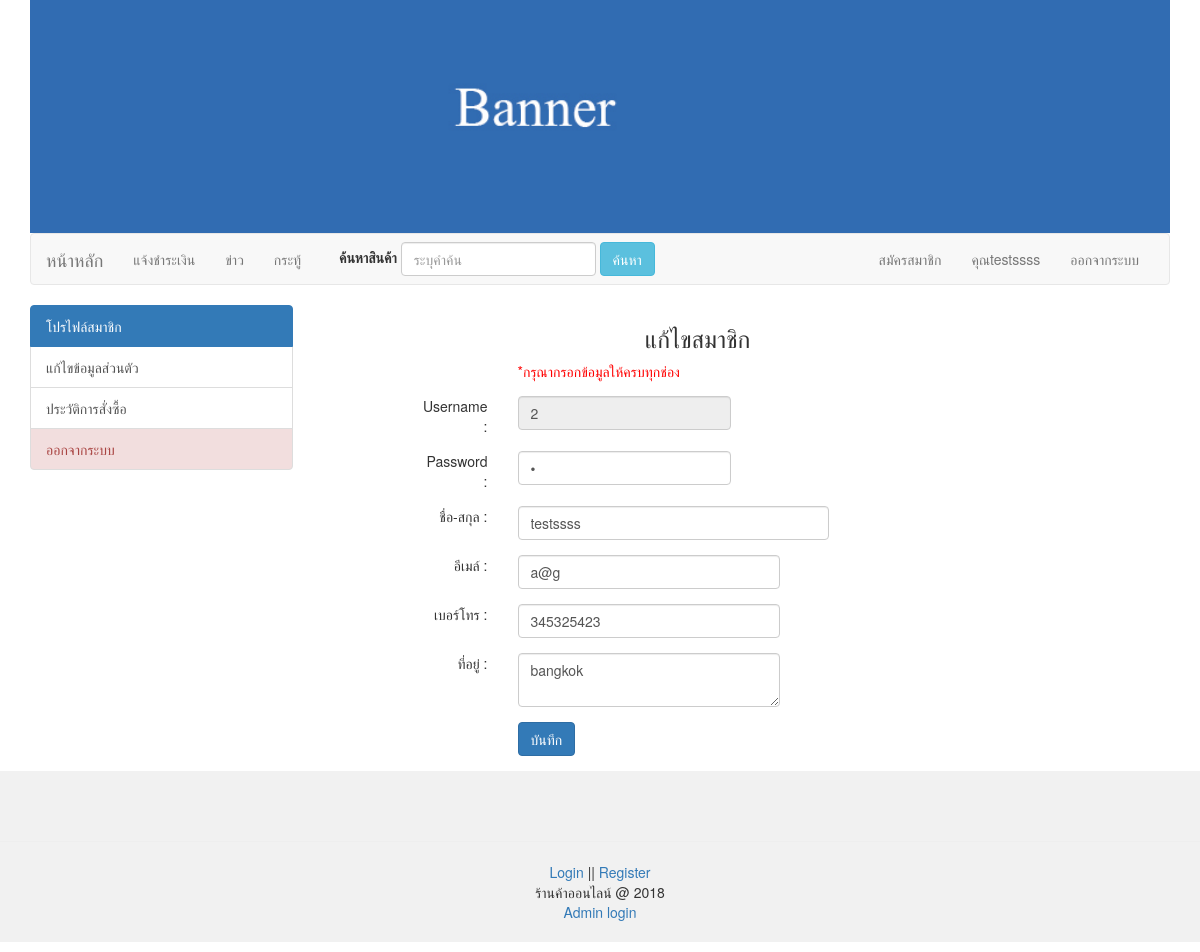
The page /profile.php?do=edit-profile (signed in) on the database its author committed.
### tables this page shows
CREATE TABLE `tbl_member` (
  `mem_id` int(8) NOT NULL auto_increment,
  `mem_name` varchar(50) NOT NULL,
  `mem_address` varchar(255) NOT NULL,
  `mem_tel` varchar(10) NOT NULL,
  `mem_username` varchar(20) NOT NULL,
  `mem_password` varchar(20) NOT NULL,
  `mem_email` varchar(20) NOT NULL,
  `dateinsert` timestamp NOT NULL default CURRENT_TIMESTAMP,
  PRIMARY KEY  (`mem_id`)
);

### edit_profile.php (the view, shortened to what this page needs)
<?php
$colname_editm = "-1";
if (isset($_SESSION['MM_Username'])) {
  $colname_editm = $_SESSION['MM_Username'];
}
$query_editm = sprintf("SELECT * FROM tbl_member WHERE mem_username = %s", GetSQLValueString($colname_editm, "text"));
$editm = mysql_query($query_editm, $condb) or die(mysql_error());
$row_editm = mysql_fetch_assoc($editm);
?>
        <h3 align="center">  แก้ไขสมาชิก  <?php include('backend/edit-ok.php');?> </h3>
			<form  name="register" action="edit_profile_db.php" method="POST" id="register" class="form-horizontal">
       <div class="form-group">
       <div class="col-sm-2">  </div>
       <div class="col-sm-5" align="left">
       <font color="red"> *กรุณากรอกข้อมูลให้ครบทุกช่อง </font>
       </div>
       </div>
       <div class="form-group">
       	<div class="col-sm-2" align="right"> Username : </div>
          <div class="col-sm-5" align="left">
            <input  name="mem_username" type="text" disabled class="form-control" id="mem_username" value="<?php echo $row_editm['mem_username']; ?>" minlength="2"  />
          </div>
      </div>
        <div class="form-group">
        <div class="col-sm-2" align="right"> Password : </div>
          <div class="col-sm-5" align="left">
            <input  name="mem_password" type="password" required class="form-control" id="mem_password" placeholder="password" pattern="^[a-zA-Z0-9]+$" value="<?php echo $row_editm['mem_password']; ?>" minlength="2" />
          </div>
        </div>
        <div class="form-group">
        <div class="col-sm-2" align="right"> ชื่อ-สกุล : </div>
          <div class="col-sm-7" align="left">
            <input  name="mem_name" type="text" required class="form-control" id="mem_name" placeholder="ชื่อ-สกุล" value="<?php echo $row_editm['mem_name']; ?>" />
          </div>
        </div>
        <div class="form-group">
        <div class="col-sm-2" align="right"> อีเมล์ : </div>
          <div class="col-sm-6" align="left">
            <input  name="mem_email" type="email" class="form-control" id="mem_email"   placeholder="อีเมล์" value="<?php echo $row_editm['mem_email']; ?>"/>
          </div>
        </div>
        <div class="form-group">
        <div class="col-sm-2" align="right"> เบอร์โทร : </div>
          <div class="col-sm-6" align="left">
            <input  name="mem_tel" type="text" class="form-control" id="mem_tel"  placeholder="เบอร์โทร" value="<?php echo $row_editm['mem_tel']; ?>" />
          </div>
        </div>
        <div class="form-group">
        <div class="col-sm-2" align="right"> ที่อยู่ : </div>
          <div class="col-sm-6" align="left">
            <textarea name="mem_address" class="form-control" id="mem_address" required><?php echo $row_editm['mem_address']; ?></textarea>
          </div>
        </div>
      <div class="form-group">
      <div class="col-sm-2"> </div>
          <div class="col-sm-6">
          <button type="submit" class="btn btn-primary" id="btn">  บันทึก   </button>
          </div>
      </div>
      </form>

### navbar.php (shortened to what this page needs)
<?php require_once('Connections/condb.php'); ?>
<?php
$colname_mlogin = "-1";
if (isset($_SESSION['MM_Username'])) {
  $colname_mlogin = $_SESSION['MM_Username'];
}
$query_mlogin = sprintf("SELECT * FROM tbl_member WHERE mem_username = %s", GetSQLValueString($colname_mlogin, "text"));
$mlogin = mysql_query($query_mlogin, $condb) or die(mysql_error());
$row_mlogin = mysql_fetch_assoc($mlogin);
?>
<nav class="navbar navbar-default">
  <div class="container-fluid">
    <div class="navbar-header">
      <a class="navbar-brand" href="index.php">หน้าหลัก</a>
    </div>
    <div class="collapse navbar-collapse" id="bs-example-navbar-collapse-1">
      <ul class="nav navbar-nav">
        <li><a href="how-to-buy.php">แจ้งชำระเงิน</a></li>
         <li><a href="news.php">ข่าว</a></li>
         <li><a href="board.php">กระทู้</a></li>
        </ul>
        <form class="navbar-form navbar-left" name="qp" action="index.php" method="GET">
        <div class="form-group"> &nbsp;
        <b>  ค้นหาสินค้า  </b>
          <input type="text" class="form-control" placeholder="ระบุคำค้น" name="q">
        </div>
        <button type="submit" class="btn btn-info">ค้นหา</button>
      </form>
        <ul class="nav navbar-nav navbar-right">
      	<li><a href="register.php">สมัครสมาชิก</a></li>
        <?php
			$mm = ($_SESSION['MM_Username']);
			if($mm !=''){
				echo "<li>";
				echo "<a href='profile.php'>";
				echo  " คุณ" .$row_mlogin['mem_name'];
				echo "</a>";
				echo "</li>";
				echo "<li><a href='logout.php'>ออกจากระบบ</a></li>";
			}else{
				echo "<li><a href='login.php'>Login</a></li>";
			}
?>
      </ul>
    </div>
  </div>
</nav>

### rows shown on the page
tbl_member: mem_name "testssss", mem_username "2", mem_email "a@g", mem_tel "345325423", mem_address "bangkok"
